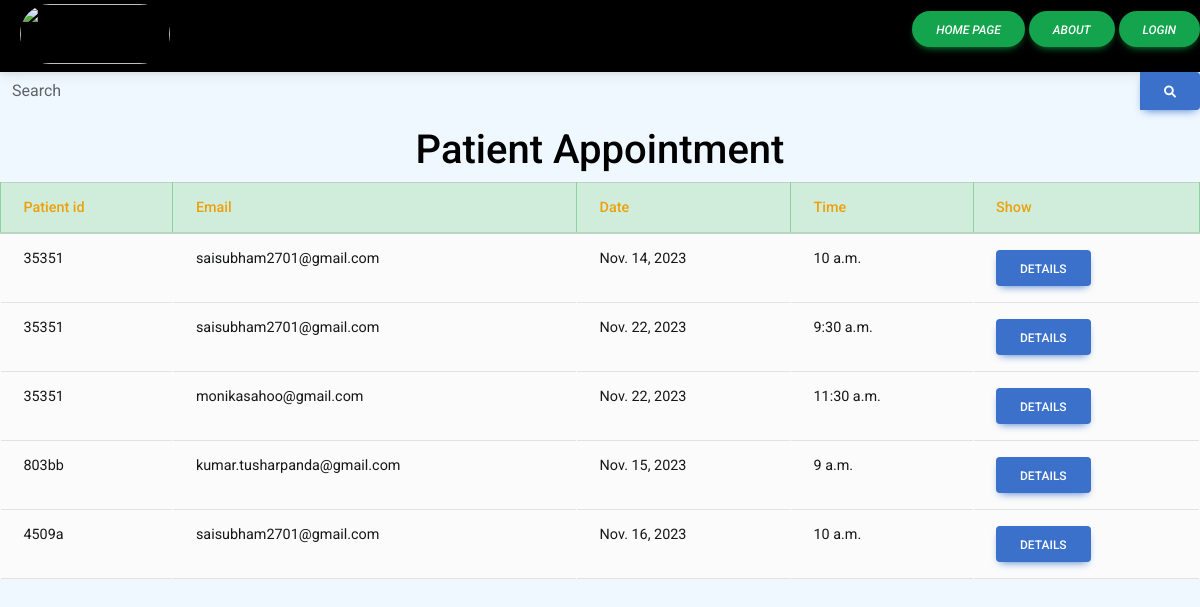
Page /staff_display/ on the committed database.
### app1/models.py (models this page shows)
class Appointment(models.Model):
    Patient_id=models.ForeignKey(Patient,on_delete=models.CASCADE)
    Doctor_id= models.ForeignKey(Doctor,on_delete=models.CASCADE)
    PatientName=models.CharField(max_length=40,null=True)
    Emailaddress=models.EmailField()
    Gender=models.CharField(max_length=100)
    Department= models.CharField(max_length=100)
    Date=models.DateField(auto_now=True)
    Time=models.TimeField()
    Patientmobile = models.CharField(max_length=20,null=True)
    AppointmentDate=models.DateField()
    Symptoms = models.CharField(max_length=100,null=True)
    Description=models.TextField(max_length=500)

class Patient(models.Model):
    Patient_id=models.CharField(max_length=6,primary_key=True, default=generate_short_uuid)
    username=models.CharField(max_length=100)
    Gender=models.CharField(max_length=50,choices=Gender,default='Male')
    Profile_pic= models.ImageField(upload_to='profile_pic/PatientProfilePic/',null=True,blank=True)
    Address = models.CharField(max_length=40)
    Mobile = models.CharField(max_length=20,null=True)
    Status=models.BooleanField(default=True)
    def __str__(self):
        return self.Patient_id

### app1/views.py (the view)
# urls.py: path('staff_display/',staff_Display,name='staff_display'),
def staff_Display(request):
    if request.method=='GET':
        Patient_id=request.GET.get('Patient_id')
        print(Patient_id)
        if Patient_id:
            data1 = Appointment.objects.filter(Patient_id=Patient_id)
        else:
            data1 = Appointment.objects.all()
    else:
        data1 = Appointment.objects.all()
    d = {'data1': data1}
    return render(request,'staff_display.html',d)

### templates/staff_display.html (shortened to what this page needs)
{% extends 'staff_dummy3.html' %}
{% block body_block %}
<body class="contain" style="background: aliceblue;">
<form method="GET" action="{% url 'staff_display' %}">
	<div class="input-group">
		<div class="form-outline">
		  <input type="text" id="text"  name="Patient_id" class="form-control" />
		  <label class="form-label" for="form1">Search</label>
		</div>
		<button type="submit" class="btn btn-primary">
		  <i class="fas fa-search"></i>
		</button>
	</div>
</form>
<div  class="table_style">
	<table class="table table-hover table-bordered" >
		<center><h1 style="color: black;">Patient Appointment</h1></center>
		<thead class="table-success" style="color: black;">
			<tr style="color: rgb(236, 161, 12);">
				<th scope="col">Patient id</th>
				<th scope="col">Email</th>
				<th scope="col">Date</th>
				<th scope="col">Time</th>
				<th scope="col">Show</th>
			</tr>
		</thead>
		<tbody class="table-light" style="color: rgb(22, 23, 23);">
			{% for i in data1 %}
			<tr>
				<td>{{i.Patient_id}}</td>
				<td>{{i.Emailaddress}}</td>
				<td>{{i.AppointmentDate}}</td>
				<td>{{i.Time}}</td>
				<td><a href="{% url 'display2' i.id %}"class="btn btn-primary">Details</a></td>
			</tr>
			{% endfor %}
		</tbody>
	</table>
</div>
</body>
{% endblock %}

### templates/staff_display.html (style rules this page uses)
.table_style { height: 40px; }

### templates/staff_dummy3.html (style rules this page uses)
body { display: flex; flex-direction: column; background-image:url('https://d2gg9evh47fn9z.cloudfront.net/1600px_COLOURBOX58552827.jpg'); }

### rows in the picture
Appointment: Patient_id "35351", Emailaddress "saisubham2701@gmail.com", AppointmentDate "Nov. 14, 2023", Time "10 a.m."
Appointment: Patient_id "35351", Emailaddress "saisubham2701@gmail.com", AppointmentDate "Nov. 22, 2023", Time "9:30 a.m."
Appointment: Patient_id "35351", Emailaddress "monikasahoo@gmail.com", AppointmentDate "Nov. 22, 2023", Time "11:30 a.m."
Appointment: Patient_id "803bb", Emailaddress "kumar.tusharpanda@gmail.com", AppointmentDate "Nov. 15, 2023", Time "9 a.m."
Appointment: Patient_id "4509a", Emailaddress "saisubham2701@gmail.com", AppointmentDate "Nov. 16, 2023", Time "10 a.m."
